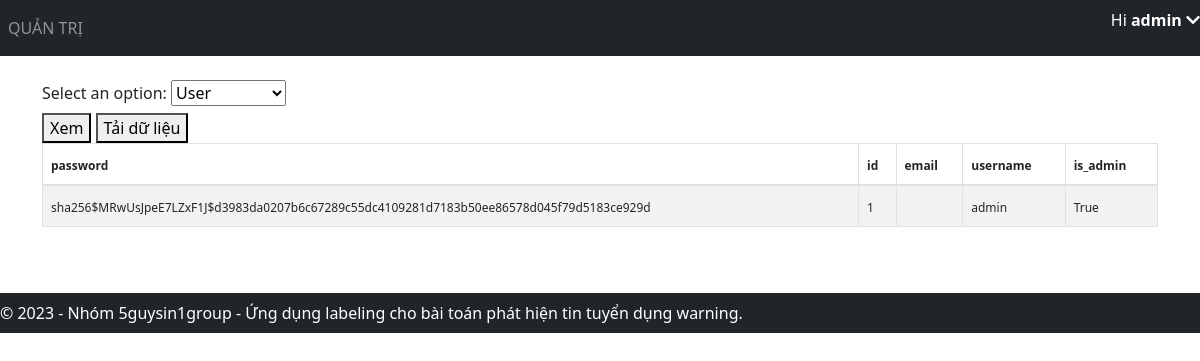
/view-data (signed in), run on an earlier commit of the app's database.
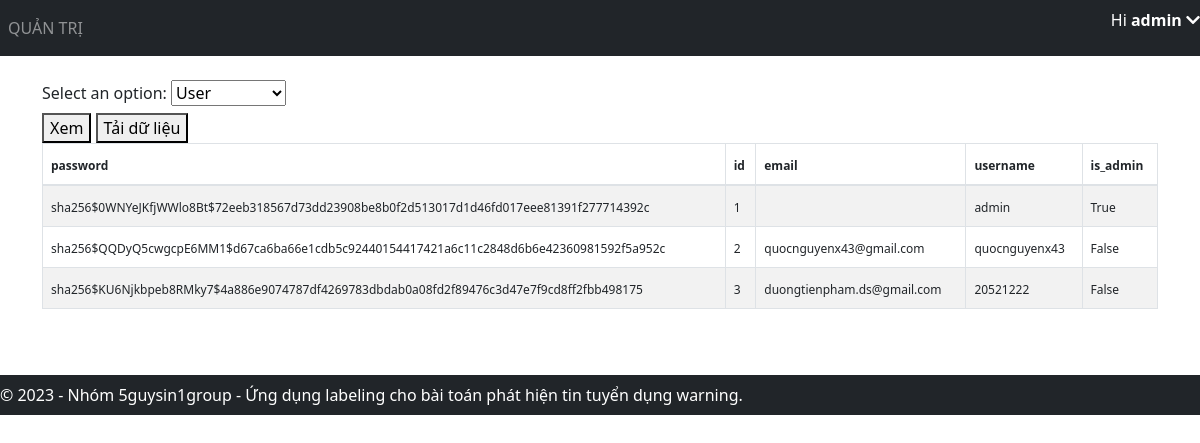
And on a later commit of the database.
### application/models.py (models this page shows)
class User(db.Model, UserMixin):
    id = db.Column(db.Integer, primary_key=True)
    email = db.Column(db.String(150), unique=True)
    username = db.Column(db.String(20), unique=True)
    password = db.Column(db.String(150))
    is_admin = db.Column(db.Boolean, default=False)
    annotations = db.relationship('Annotation')

### application/views.py (the view, shortened to what this page needs)
@views.route('/view-data', methods=['GET', 'POST'])
@login_required
def view_data():
    if not current_user.is_admin:
        return "Không có quyền truy cập vào trang quản trị admin.", 403
    data = User.query.all()
    data = [d.__dict__ for d in data]
    for d in data:
        d.pop('_sa_instance_state', None)
    return render_template(
        "view_data.html",
        user=current_user,
        data=data,
    )

### application/__init__.py (called while the page is built)
def create_app():
    app = Flask(__name__)
    app.config['SECRET_KEY'] = 'hjshjhdjah kjshkjdhjs' # random key
    app.config['SQLALCHEMY_DATABASE_URI'] = f'sqlite:///{DB_NAME}'
    db.init_app(app)
    from .views import views
    from .auth import auth
    app.register_blueprint(views, url_prefix='/')
    app.register_blueprint(auth, url_prefix='/')
    from .models import User
    with app.app_context():
        db.create_all()
        create_admin(db)
    login_manager = LoginManager()
    login_manager.login_view = 'auth.login'
    login_manager.init_app(app)
    @login_manager.user_loader
    def load_user(id):
        return User.query.get(int(id))
    return app

### application/templates/view_data.html (shortened to what this page needs)
{% extends "base.html" %}
{% block content %}
<link href="https://cdn.jsdelivr.net/npm/bootstrap@5.3.0/dist/css/bootstrap.min.css" rel="stylesheet">
<form method="POST">
    <label for="table-select">Select an option:</label>
    <select id="table-select" name="table-select">
        <option value="user" selected>User</option>
    </select>
    <br>
    <button type="submit" name="action" value="view">Xem</button>
    <button type="submit" name="action" value="download">Tải dữ liệu</button>
</form>
<div style="overflow-x: auto">
    <table id="data" class="table table-condensed table-bordered table-hover table-striped">
        <thead>
            <tr>
                {% if data %}
                    {% for key in data[0].keys() %}
                        <th><span style="font-size: 12px;" data-toggle="tooltip" data-placement="top" title="{{ key }}">{{ key }}</span></th>
                    {% endfor %}
                {% endif %}
            </tr>
        </thead>
        <tbody>
            {% if data %}
                {% for item in data %}
                    <tr>
                        {% for key in data[0].keys() %}
                            <td tabindex="1"><span style="font-size: 12px;" title="{{ item[key] }}" class="ellipsis">{{ item[key] }}</span></td>
                        {% endfor %}
                    </tr>
                {% endfor %}
            {% endif %}
        </tbody>
    </table>
</div>
{% endblock %}

### application/templates/base.html (shortened to what this page needs)
<!DOCTYPE html>
<html>
<head>
    <link rel="stylesheet" href="https://stackpath.bootstrapcdn.com/bootstrap/4.4.1/css/bootstrap.min.css" />
    <link rel="stylesheet" href="https://stackpath.bootstrapcdn.com/font-awesome/4.7.0/css/font-awesome.min.css" />
    <link rel="stylesheet" href="https://cdnjs.cloudflare.com/ajax/libs/font-awesome/5.15.4/css/all.min.css">
</head>
<body>
    <nav class="navbar navbar-expand-lg navbar-dark bg-dark">
        <div class="collapse navbar-collapse" id="navbar">
            <div class="navbar-nav">
                {% if user.is_admin %}
                <a class="nav-item nav-link" id="admin" href="/admin">QUẢN TRỊ</a>
                {% endif %}
            </div>
        </div>
        {% if user.is_authenticated %}
        <p id="greeting" class="text-white">Hi <strong>{{ user.username }}  </strong><i class="fas fa-chevron-down" id="arrow-down"></i></p>
        {% endif %}
    </nav>
    <br>
    <div class="container">{% block content %} {% endblock %}</div>
    <footer class="navbar navbar-dark bg-dark text-center py-2" style="margin-top: 50px;">
        &copy; 2023 - Nhóm 5guysin1group - Ứng dụng labeling cho bài toán phát hiện tin tuyển dụng warning.
    </footer>
</body>
</html>

### application/templates/base.html (style rules this page uses)
body { min-height: 3000px; }
footer { position: absolute; left: 0; bottom: 0; width: 100%; background-color: #343a40; color: #fff; padding: 10px; }

### application/templates/view_data.html (style rules this page uses)
.ellipsis { max-width: 100px; white-space: nowrap; overflow: hidden; text-overflow: ellipsis; }

What changed in the data, as far as the page shows it:
added User: password "sha256$QQDyQ5cwgcpE6MM1$d67ca6ba66e1cdb5c92440154417421a6c11c2848d6b6e42360981592f5a952c" "2" "quocnguyenx43@gmail.com" "quocnguyenx43" "False"
added User: password "sha256$KU6Njkbpeb8RMky7$4a886e9074787df4269783dbdab0a08fd2f89476c3d47e7f9cd8ff2fbb498175" "3" "duongtienpham.ds@gmail.com" "20521222" "False"
Also different on the page:
new list line: "sha256$0WNYeJKfjWWlo8Bt$72eeb318567d73dd23908be8b0f2d513017d1d46fd017eee81391f277714392c"
list line gone: "sha256$MRwUsJpeE7LZxF1J$d3983da0207b6c67289c55dc4109281d7183b50ee86578d045f79d5183ce929d"
